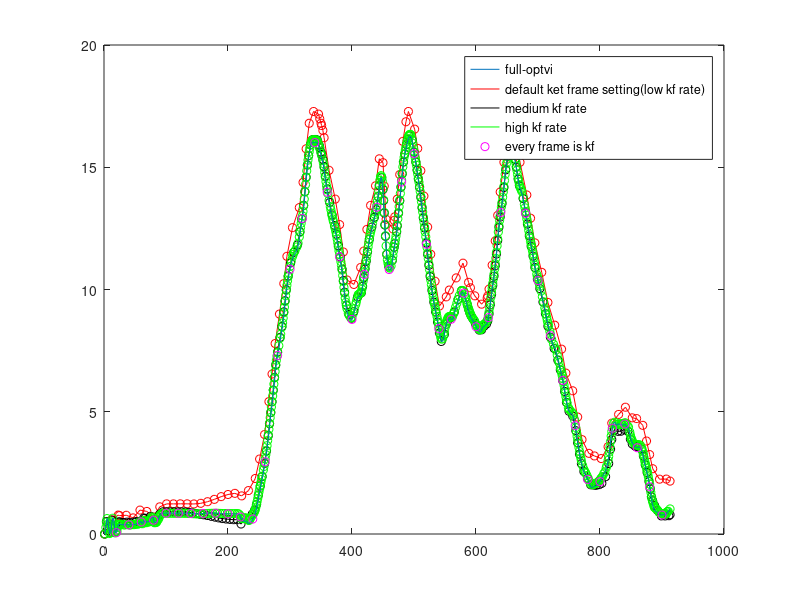

Recreate this plot in MATLAB.
% KFH results in different settings
clc
close all
%load Groundtruth vertex positions
ground_truth_fullmap = fopen('MH_01/true_vertex_id_to_position.csv');
ground_truth_vertices = textscan(ground_truth_fullmap,...
    '%s %f %f %f', 'Delimiter',',');
fclose(ground_truth_fullmap);

% kfh-optvi null marginalization in low key frame setting
null_marginalized_map = fopen('MH_01/vertices_kfh_optvi_low.csv');
textscan(null_marginalized_map,'%s', 8, 'Delimiter',',');
null_marginalized_vertices = textscan(null_marginalized_map,...
    '%f %f %f %f %f %f %f %s', 'Delimiter',',');
fclose(null_marginalized_map);

error_optvi_full_null_marginalized = ...
    zeros(size(null_marginalized_vertices{1}, 1), 3);
keyframe_indices = zeros(size(null_marginalized_vertices{1}, 1), 1);

for i=1:3
    for j=1:size(null_marginalized_vertices{1})
        keyframe_indices(j) = find(not(cellfun('isempty', ...
            strfind(ground_truth_vertices{1}, ...
            null_marginalized_vertices{8}{j}))));
        error_optvi_full_null_marginalized(j, i) = ...
            (null_marginalized_vertices{i}(j) - ...
            ground_truth_vertices{i+1}(keyframe_indices(j)));
    end
end

norm_error_optvi_full_null_marginalized = ...
    sqrt(sum(error_optvi_full_null_marginalized.^2, 2));
h1 = plot(keyframe_indices, norm_error_optvi_full_null_marginalized, 'r');
hold on
plot(keyframe_indices, norm_error_optvi_full_null_marginalized, 'ro');

% kfh-optvi null marginalization in medium key frame setting
null_marginalized_map = fopen('MH_01/vertices_kfh_optvi_medium.csv');
textscan(null_marginalized_map,'%s', 8, 'Delimiter',',');
null_marginalized_vertices = textscan(null_marginalized_map,...
    '%f %f %f %f %f %f %f %s', 'Delimiter',',');
fclose(null_marginalized_map);

error_optvi_full_null_marginalized = ...
    zeros(size(null_marginalized_vertices{1}, 1), 3);
keyframe_indices = zeros(size(null_marginalized_vertices{1}, 1), 1);

for i=1:3
    for j=1:size(null_marginalized_vertices{1})
        keyframe_indices(j) = find(not(cellfun('isempty', ...
            strfind(ground_truth_vertices{1}, ...
            null_marginalized_vertices{8}{j}))));
        error_optvi_full_null_marginalized(j, i) = ...
            (null_marginalized_vertices{i}(j) - ...
            ground_truth_vertices{i+1}(keyframe_indices(j)));
    end
end

norm_error_optvi_full_null_marginalized = ...
    sqrt(sum(error_optvi_full_null_marginalized.^2, 2));
h2 = plot(keyframe_indices, norm_error_optvi_full_null_marginalized, 'k');
hold on
plot(keyframe_indices, norm_error_optvi_full_null_marginalized, 'ko');

% kfh-optvi null marginalization in high key frame setting
null_marginalized_map = fopen('MH_01/vertices_kfh_optvi.csv');
textscan(null_marginalized_map,'%s', 8, 'Delimiter',',');
null_marginalized_vertices = textscan(null_marginalized_map,...
    '%f %f %f %f %f %f %f %s', 'Delimiter',',');
fclose(null_marginalized_map);

error_optvi_full_null_marginalized = ...
    zeros(size(null_marginalized_vertices{1}, 1), 3);
keyframe_indices = zeros(size(null_marginalized_vertices{1}, 1), 1);

for i=1:3
    for j=1:size(null_marginalized_vertices{1})
        keyframe_indices(j) = find(not(cellfun('isempty', ...
            strfind(ground_truth_vertices{1}, ...
            null_marginalized_vertices{8}{j}))));
        error_optvi_full_null_marginalized(j, i) = ...
            (null_marginalized_vertices{i}(j) - ...
            ground_truth_vertices{i+1}(keyframe_indices(j)));
    end
end

norm_error_optvi_full_null_marginalized = ...
    sqrt(sum(error_optvi_full_null_marginalized.^2, 2));
h3 = plot(keyframe_indices, norm_error_optvi_full_null_marginalized, 'g');
hold on
plot(keyframe_indices, norm_error_optvi_full_null_marginalized, 'go');

% full optvi
optivi_nolc_fullmap = fopen('MH_01/vertices_optvi.csv');
textscan(optivi_nolc_fullmap,'%s', 8, 'Delimiter',',');
optvi_fullmap_vertices = textscan(optivi_nolc_fullmap,...
    '%f %f %f %f %f %f %f %s', 'Delimiter',',');
fclose(optivi_nolc_fullmap);

error_true_optvi_full = zeros(size(optvi_fullmap_vertices{1}, 1), 3);

for i=1:3
    error_true_optvi_full(:, i) = ...
        (optvi_fullmap_vertices{i} - ground_truth_vertices{i + 1}).^2;
end
norm_error_true_optvi_full = sqrt(sum(error_true_optvi_full, 2));
h0 = plot(norm_error_true_optvi_full);

% kfh-optvi null marginalization in all vertex is key frame setting
null_marginalized_map = fopen('MH_01/vertices_kfh_optvi_all_vertex.csv');
textscan(null_marginalized_map,'%s', 8, 'Delimiter',',');
null_marginalized_vertices = textscan(null_marginalized_map,...
    '%f %f %f %f %f %f %f %s', 'Delimiter',',');
fclose(null_marginalized_map);

error_optvi_full_null_marginalized = ...
    zeros(size(null_marginalized_vertices{1}, 1), 3);
keyframe_indices = zeros(size(null_marginalized_vertices{1}, 1), 1);

for i=1:3
    for j=1:size(null_marginalized_vertices{1})
        keyframe_indices(j) = find(not(cellfun('isempty', ...
            strfind(ground_truth_vertices{1}, ...
            null_marginalized_vertices{8}{j}))));
        error_optvi_full_null_marginalized(j, i) = ...
            (null_marginalized_vertices{i}(j) - ...
            ground_truth_vertices{i+1}(keyframe_indices(j)));
    end
end

norm_error_optvi_full_null_marginalized = ...
    sqrt(sum(error_optvi_full_null_marginalized.^2, 2));
indices_to_plot = (mod(keyframe_indices, 20)==0);
h4 = plot(keyframe_indices(indices_to_plot), norm_error_optvi_full_null_marginalized(indices_to_plot), 'mo');

legend([h0, h1, h2, h3, h4], 'full-optvi', 'default ket frame setting(low kf rate)', 'medium kf rate', 'high kf rate', 'every frame is kf')
